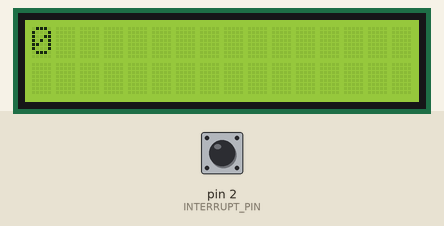
Simulated run of this sketch. Board: Arduino Uno, built with avr-gcc and run on an emulated ATmega328P. Shown: 16×2 character LCD. Inputs (shaded band) come from the test bench; at power-on: pin 2 (INTERRUPT_PIN) HIGH.

Above: at 1.2 s.
1.3 s: pin 2 (INTERRUPT_PIN) pulled LOW for 0.15 s
At 1.63 s:
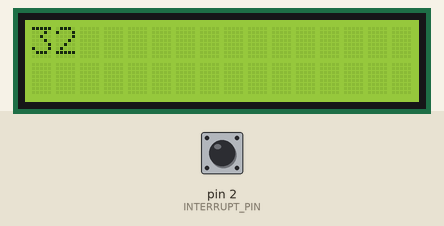
2.0 s: pin 2 (INTERRUPT_PIN) pulled LOW for 1 s
At 4.2 s:
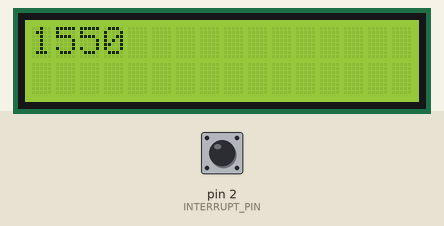
4.5 s: pin 2 (INTERRUPT_PIN) pulled LOW for 0.15 s
At 4.8 s:
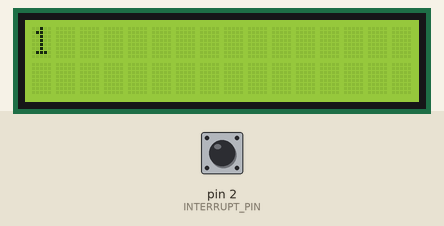
5.2 s: pin 2 (INTERRUPT_PIN) pulled LOW for 3.2 s
At 9.6 s:
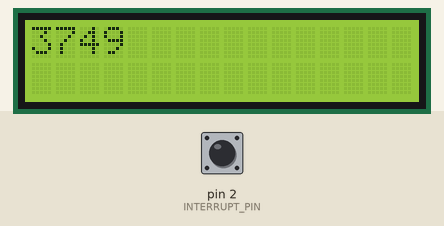
Timing chart, 0 to 10.9 s (numbered marks = the images above; inputs shaded):
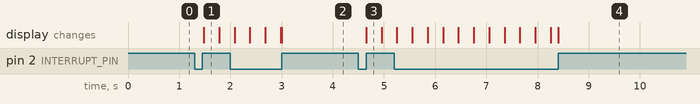

The sketch:

Aufg2.ino
```cpp
#include <LiquidCrystal.h>

#define INTERRUPT_PIN 2

#define LCD_COLS 16
#define LCD_ROWS 2

#define LCD_RS 12
#define LCD_EN 11
#define LCD_D4 5
#define LCD_D5 4
#define LCD_D6 3
#define LCD_D7 7

#define STATE_DISPLAY 1
#define STATE_RUNNING 2

volatile int state = STATE_RUNNING;
volatile int test;
unsigned long start;
unsigned long end_time;


LiquidCrystal lcd(LCD_RS, LCD_EN, LCD_D4, LCD_D5, LCD_D6, LCD_D7);

// the setup function runs once when you press reset or power the board
void setup() {
    pinMode(INTERRUPT_PIN, INPUT_PULLUP);
    state = STATE_DISPLAY;

    lcd.begin(LCD_COLS, LCD_ROWS);

    attachInterrupt(digitalPinToInterrupt(INTERRUPT_PIN), onInterrupt, RISING);
}

// the loop function runs over and over again forever
void loop() {
    unsigned int diff;
    lcd.setCursor(0, 0);
    if (state == STATE_RUNNING) {
      unsigned int now = millis();
      diff = now - start;
    } else {
        diff = end_time - start;
    }


    lcd.print(diff);

}

void onInterrupt() {
    lcd.clear();
    if (state == STATE_DISPLAY) {
        onStart();
    } else {
        onStop();
    }
}

void onStop() {
    state = STATE_DISPLAY;
    end_time = millis();
}

void onStart() {
    state = STATE_RUNNING;
    start = millis();
    end_time = 0;
}
```

Measured:
- after the input at 1.3 s, the display: changes after 0.18 s (image 1)
- after the input at 4.5 s, the display: changes after 0.15 s (image 3)
